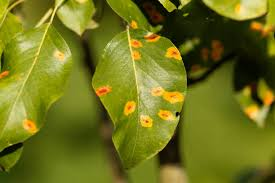
#> input picture dataset/diseased/download_2025-10-09_19-39-15.jpg, 275 x 183 px; its folder holds only this picture in this run
$ python -i train_simple_model.py   (imports and definitions only)
#> lines starting #> are read from the running program, lines starting #| are printed output that depends on the picture
import cv2
import numpy as np
import os
import pickle
from sklearn.ensemble import RandomForestClassifier
from sklearn.model_selection import train_test_split
from sklearn.preprocessing import LabelEncoder
from tqdm import tqdm

DATASET_PATH = 'kaggle-dataset/plantvillage dataset/color'
MODEL_PATH = 'simple_model.pkl'
LABEL_ENCODER_PATH = 'label_encoder.pkl'
IMAGE_SIZE = 128

def extract_features(image_path):
    img = cv2.imread(image_path)
#> img is the input picture: shape (183, 275, 3); mean B, G, R 27.1, 115.8, 112.4
    if img is None:
        return None

    img = cv2.resize(img, (IMAGE_SIZE, IMAGE_SIZE))
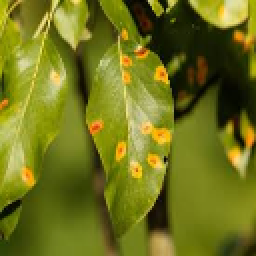
#> img: shape (128, 128, 3) (shown 2 times larger); mean B, G, R 27, 115.7, 112.3

    hist_r = cv2.calcHist([img], [0], None, [32], [0, 256]).flatten()
#> hist_r = 32 values, max 4834 at index 0, min 0 at index 22, mean 512
    hist_g = cv2.calcHist([img], [1], None, [32], [0, 256]).flatten()
#> hist_g = 32 values, max 1760 at index 16, min 0 at index 30, mean 512
    hist_b = cv2.calcHist([img], [2], None, [32], [0, 256]).flatten()
#> hist_b = 32 values, max 1433 at index 14, min 98 at index 0, mean 512

    hsv = cv2.cvtColor(img, cv2.COLOR_BGR2HSV)
#> hsv: shape (128, 128, 3); mean H, S, V 31.8, 206.4, 119.5
    hist_h = cv2.calcHist([hsv], [0], None, [32], [0, 180]).flatten()
#> hist_h = 32 values, max 8539 at index 5, min 0 at index 13, mean 512
    hist_s = cv2.calcHist([hsv], [1], None, [32], [0, 256]).flatten()
#> hist_s = 32 values, max 2507 at index 31, min 0 at index 0, mean 512
    hist_v = cv2.calcHist([hsv], [2], None, [32], [0, 256]).flatten()
#> hist_v = 32 values, max 1723 at index 16, min 19 at index 0, mean 512

    gray = cv2.cvtColor(img, cv2.COLOR_BGR2GRAY)
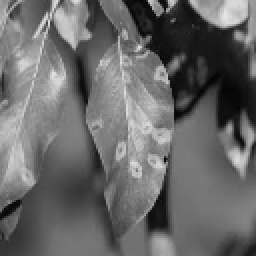
#> gray: shape (128, 128) (shown 2 times larger); min 3, max 229, mean 104.6
    mean = np.mean(gray)
#> mean = 104.6
    std = np.std(gray)
#> std = 48.2

    features = np.concatenate([
        hist_r, hist_g, hist_b,
        hist_h, hist_s, hist_v,
        [mean, std]
    ])
#> features = 194 values, max 8539 at index 101, min 0 at index 22, mean 507.5

    return features

# [71 lines left out: functions load_dataset, train_model, not called in this run]

# [6 lines not run here, left out]

>>> result = extract_features('dataset/diseased/download_2025-10-09_19-39-15.jpg')
#> result has the same summary as features in extract_features
